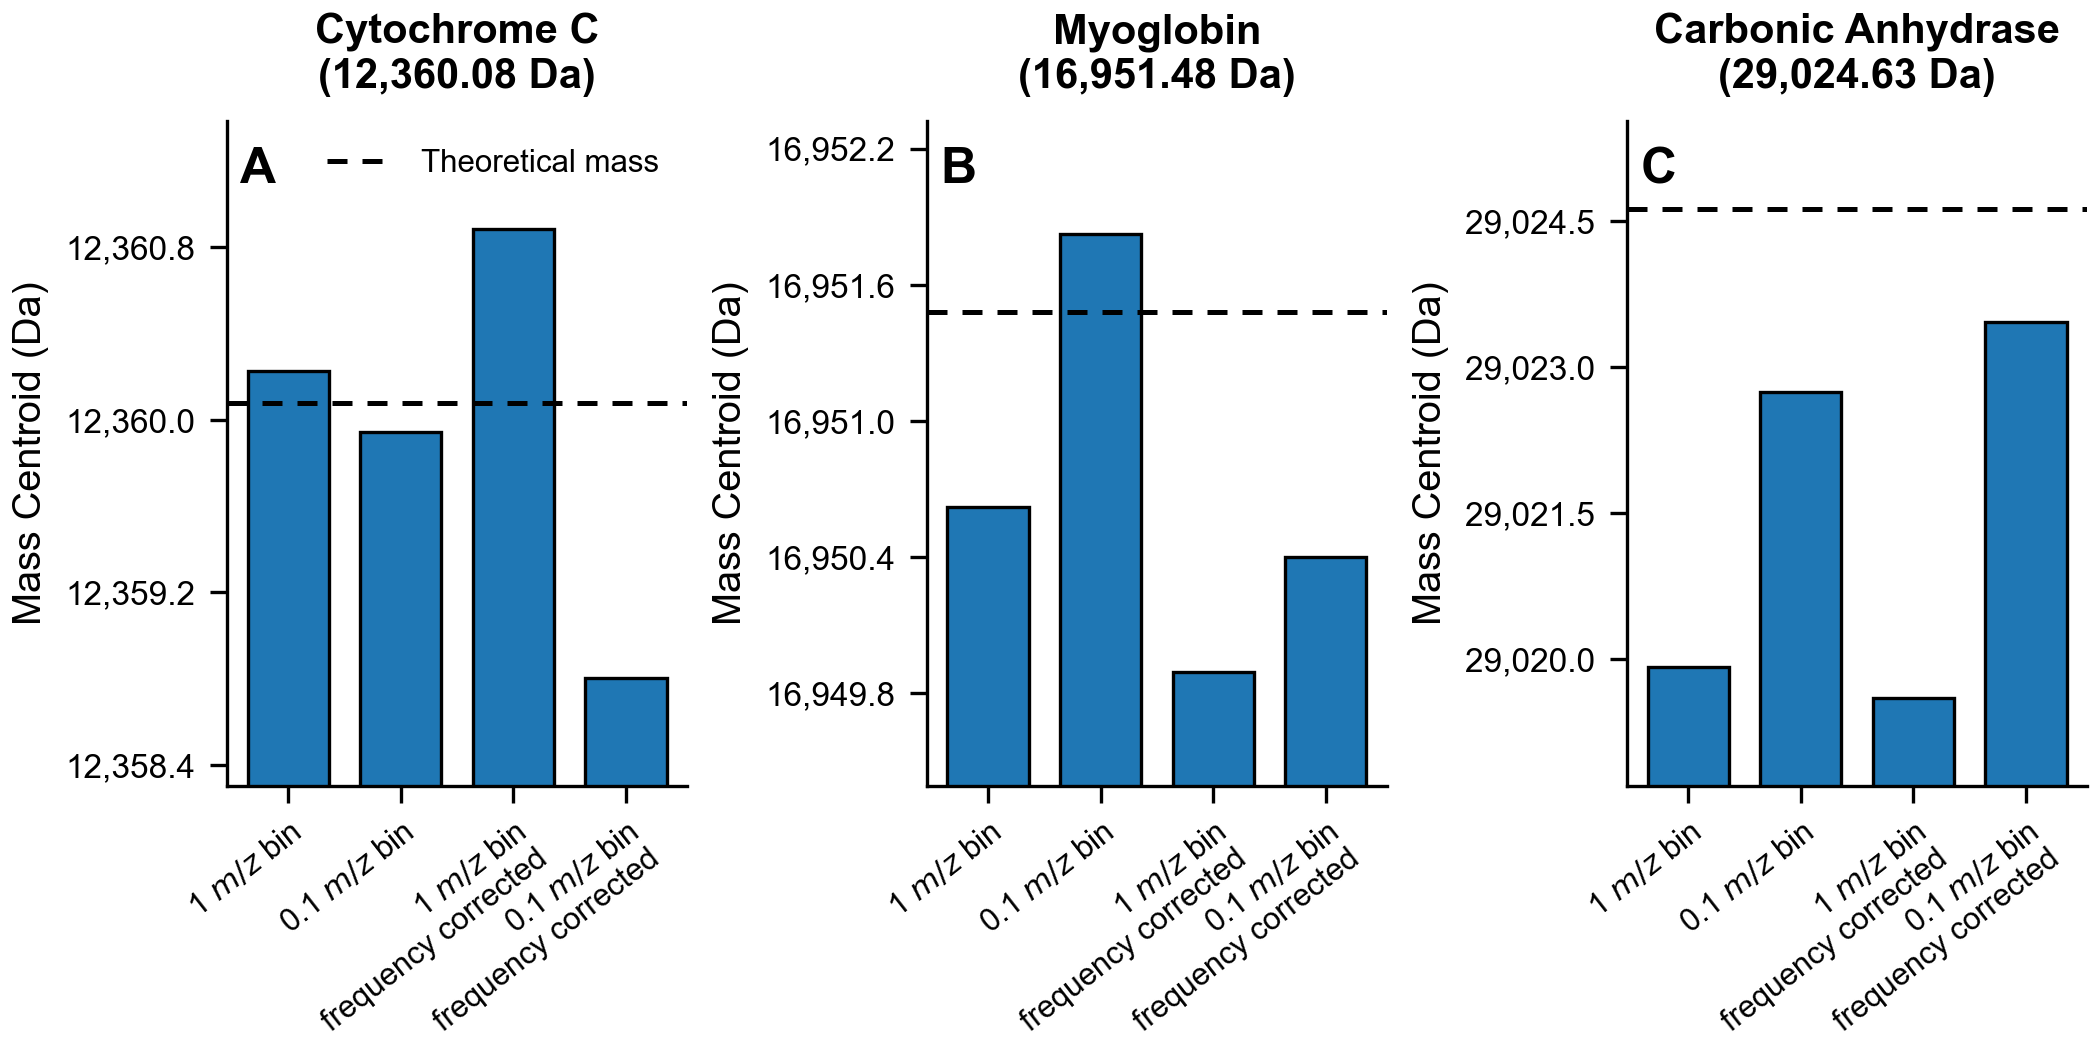

Recreate this plot in Python.
"""Create the three treatment-comparison bar charts used in Figure S3."""

from pathlib import Path
from xml.etree import ElementTree
from zipfile import ZipFile

import matplotlib.pyplot as plt
from matplotlib.ticker import MaxNLocator, StrMethodFormatter
import numpy as np


SPREADSHEET = Path(
    r"C:\Users\bht442\The University of Texas at Austin"
    r"\MartyLab - General\Papers\Muliple Run Summing Reversed Phase LC-CD-MS"
    r"\Figures for Manuscript\Supporting Information Figures\Figure S3"
    r"\0.1 mz bin and Frequency Correction Test.xlsx"
)

PROTEINS = [
    ("Cytochrome C", 12360.08, "B"),
    ("Myoglobin", 16951.48, "C"),
    ("Carbonic Anhydrase", 29024.63, "D"),
]

FIGURE_SIZE_INCHES = (7.0, 3.5)
OUTPUT_DPI = 300
OUTPUT_DIRECTORY = Path(__file__).resolve().parent
OUTPUT_PNG = OUTPUT_DIRECTORY / "Figure S3.png"
OUTPUT_PDF = OUTPUT_DIRECTORY / "Figure S3.pdf"

BAR_COLOR = "#1F77B4"
BAR_EDGE_COLOR = "#000000"
THEORETICAL_COLOR = "#000000"
AXIS_STROKE_WIDTH = 0.8
XML_NAMESPACE = {
    "main": "http://schemas.openxmlformats.org/spreadsheetml/2006/main"
}


def read_shared_strings(workbook: ZipFile) -> list[str]:
    """Read plain and rich-text strings from an XLSX archive."""
    if "xl/sharedStrings.xml" not in workbook.namelist():
        return []
    root = ElementTree.fromstring(workbook.read("xl/sharedStrings.xml"))
    strings = []
    for item in root.findall("main:si", XML_NAMESPACE):
        text_parts = item.findall(".//main:t", XML_NAMESPACE)
        strings.append("".join(part.text or "" for part in text_parts))
    return strings


def read_first_sheet_cells(path: Path) -> dict[str, str | float]:
    """Return cached values from the first worksheet without openpyxl."""
    if not path.is_file():
        raise FileNotFoundError(f"Spreadsheet not found: {path}")

    with ZipFile(path) as workbook:
        shared_strings = read_shared_strings(workbook)
        worksheet_name = "xl/worksheets/sheet1.xml"
        if worksheet_name not in workbook.namelist():
            raise ValueError(f"First worksheet is missing from: {path}")
        root = ElementTree.fromstring(workbook.read(worksheet_name))

    cells: dict[str, str | float] = {}
    for cell in root.findall(".//main:sheetData/main:row/main:c", XML_NAMESPACE):
        reference = cell.get("r")
        value_element = cell.find("main:v", XML_NAMESPACE)
        if reference is None or value_element is None or value_element.text is None:
            continue
        raw_value = value_element.text
        if cell.get("t") == "s":
            cells[reference] = shared_strings[int(raw_value)]
        else:
            cells[reference] = float(raw_value)
    return cells


def load_figure_data(path: Path) -> tuple[list[str], np.ndarray]:
    """Load the two header rows and four treatment rows from columns A--D."""
    cells = read_first_sheet_cells(path)
    treatments = [str(cells[f"A{row}"]) for row in range(3, 7)]
    values = np.asarray(
        [
            [float(cells[f"{column}{row}"]) for column in ("B", "C", "D")]
            for row in range(3, 7)
        ],
        dtype=float,
    )

    if values.shape != (4, 3) or not np.all(np.isfinite(values)):
        raise ValueError(
            f"Expected four finite treatment rows in columns B--D; found {values.shape}"
        )
    for protein, theoretical_mass, column in PROTEINS:
        header = str(cells.get(f"{column}2", ""))
        if protein not in header or f"{theoretical_mass:.2f}" not in header:
            raise ValueError(
                f"Unexpected column {column} header for {protein}: {header!r}"
            )
    return treatments, values


def format_treatment_label(treatment: str) -> str:
    """Wrap a workbook treatment name for a compact category axis."""
    normalized = treatment.lower()
    bin_width = "0.1" if normalized.startswith("0.1") else "1"
    if "frequency corrected" in normalized:
        return f"{bin_width} $m/z$ bin\nfrequency corrected"
    return f"{bin_width} $m/z$ bin"


def set_mass_limits(
    axis: plt.Axes,
    values: np.ndarray,
    theoretical_mass: float,
) -> None:
    """Set a local mass scale that includes all bars and the reference line."""
    all_values = np.append(values, theoretical_mass)
    lower_value = float(np.min(all_values))
    upper_value = float(np.max(all_values))
    span = upper_value - lower_value
    padding = max(span * 0.18, 0.5)
    axis.set_ylim(lower_value - padding, upper_value + padding)
    axis.yaxis.set_major_locator(MaxNLocator(nbins=5))
    axis.yaxis.set_major_formatter(StrMethodFormatter("{x:,.1f}"))
    axis.yaxis.get_offset_text().set_visible(False)


def style_axis(axis: plt.Axes, panel_letter: str) -> None:
    """Apply the manuscript styling shared by the SI figures."""
    axis.spines["top"].set_visible(False)
    axis.spines["right"].set_visible(False)
    axis.spines["left"].set_linewidth(AXIS_STROKE_WIDTH)
    axis.spines["bottom"].set_linewidth(AXIS_STROKE_WIDTH)
    axis.tick_params(direction="out", width=AXIS_STROKE_WIDTH, length=4)
    axis.text(
        0.03,
        0.96,
        panel_letter,
        transform=axis.transAxes,
        fontsize=12,
        fontweight="bold",
        ha="left",
        va="top",
        zorder=5,
    )


def make_figure(treatments: list[str], values: np.ndarray) -> plt.Figure:
    """Build and return the three-panel treatment bar-chart figure."""
    figure, axes = plt.subplots(
        nrows=1,
        ncols=3,
        figsize=FIGURE_SIZE_INCHES,
        constrained_layout=True,
    )
    x_positions = np.arange(len(treatments))
    treatment_labels = [format_treatment_label(name) for name in treatments]

    for index, (axis, (protein, theoretical_mass, _)) in enumerate(
        zip(axes, PROTEINS)
    ):
        protein_values = values[:, index]
        axis.bar(
            x_positions,
            protein_values,
            width=0.72,
            color=BAR_COLOR,
            edgecolor=BAR_EDGE_COLOR,
            linewidth=AXIS_STROKE_WIDTH,
            zorder=2,
        )
        axis.axhline(
            theoretical_mass,
            color=THEORETICAL_COLOR,
            linestyle=(0, (4, 3)),
            linewidth=1.2,
            label="Theoretical mass",
            zorder=3,
        )

        set_mass_limits(axis, protein_values, theoretical_mass)
        style_axis(axis, chr(ord("A") + index))
        axis.set_title(
            f"{protein}\n({theoretical_mass:,.2f} Da)",
            fontsize=10,
            fontweight="bold",
            pad=8,
        )
        axis.set_xticks(x_positions, labels=treatment_labels)
        axis.tick_params(axis="x", labelrotation=38, labelsize=7.5)
        for label in axis.get_xticklabels():
            label.set_horizontalalignment("right")
            label.set_rotation_mode("anchor")
        axis.set_ylabel("Mass Centroid (Da)")

        if index == 0:
            axis.legend(
                loc="upper right",
                frameon=False,
                fontsize=7.5,
                handlelength=2.2,
            )

    return figure


def main() -> None:
    """Read the workbook and render Figure S3 as PNG and PDF."""
    plt.rcParams.update(
        {
            "font.family": "Arial",
            "font.size": 9,
            "axes.labelsize": 9.5,
            "xtick.labelsize": 8,
            "ytick.labelsize": 8,
            "pdf.fonttype": 42,
            "ps.fonttype": 42,
            "savefig.transparent": True,
        }
    )

    treatments, values = load_figure_data(SPREADSHEET)
    figure = make_figure(treatments, values)
    figure.savefig(OUTPUT_PNG, dpi=OUTPUT_DPI, transparent=True)
    figure.savefig(OUTPUT_PDF, dpi=OUTPUT_DPI, transparent=True)
    plt.close(figure)
    print(f"Saved {OUTPUT_PNG}")
    print(f"Saved {OUTPUT_PDF}")


if __name__ == "__main__":
    main()
